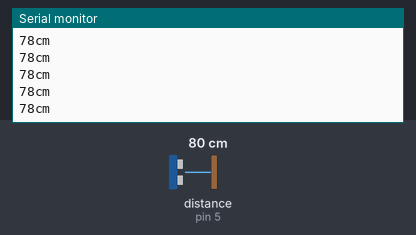
The sketch below on a simulated Arduino Uno, built with avr-gcc and run on an emulated ATmega328P. On the bench: the last lines printed to the serial monitor. Wiring (inferred from the names in the program): ultrasonic range finder: trigger pin 8; echo pin 5. The test bench sets the inputs (shaded band); at power-on: distance to the obstacle (sensor on pin 5) 80 cm. The echo pulse lasts 58.3 µs per cm.

Above: at 1.2 s.
1.3 s: distance to the obstacle (sensor on pin 5) set to 299 cm
At 2.2 s:
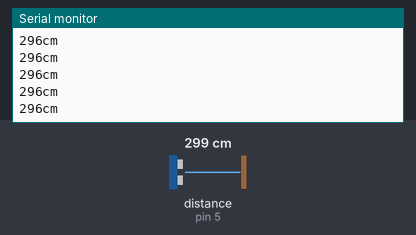
4.3 s: distance to the obstacle (sensor on pin 5) set to 18 cm
At 5.4 s:
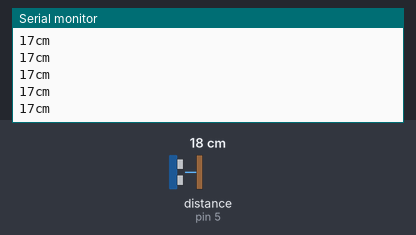
Timing chart, 0 to 7.3 s (numbered marks = the images above; inputs shaded):
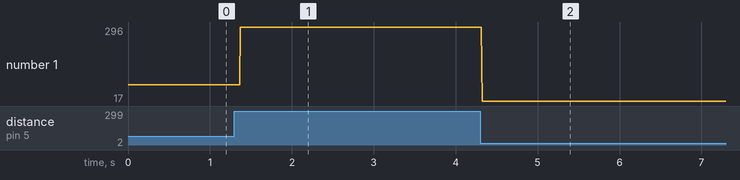

The sketch:

Ultrasonic_Sensor.ino
```cpp
int trig = 8;
int echo = 5;
long duration;
int distance;

void setup() {
  Serial.begin(9600);
  pinMode(trig, OUTPUT);
  pinMode(echo, INPUT);
}

void loop() {
  digitalWrite(trig, LOW);
  delayMicroseconds(2);
  digitalWrite(trig, HIGH);
  delayMicroseconds(10);
  digitalWrite(trig, LOW);
  duration = pulseIn(echo, HIGH);
  distance = duration * 0.034 / 2;
  Serial.print(distance); Serial.println("cm");

}
```

Measured:
- after the input at 1.3 s, the serial monitor: prints a new line after 0.07 s (image 1)
- after the input at 4.3 s, the serial monitor: prints a new line at once (image 2)
- plotted number 1: 78 → 296 after the input at 1.3 s, 296 → 17 after the input at 4.3 s
